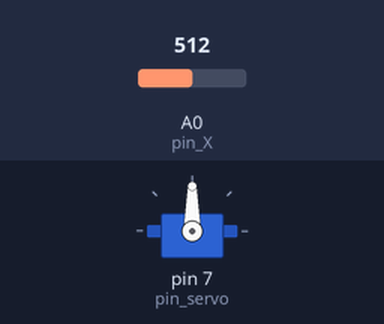
Recording of a sketch running on a simulated Arduino Uno, built with avr-gcc and run on an emulated ATmega328P. Shown: servo. The inputs (shaded band) are chosen by the test bench; at power-on: A0 (pin_X) = 512.

Above: at 1.2 s.
1.3 s: A0 (pin_X) set to 554
2.8 s: A0 (pin_X) set to 574
At 3.7 s:
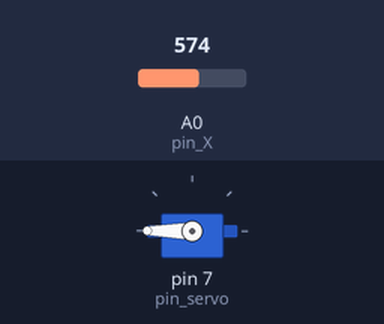
4.3 s: A0 (pin_X) set to 306
At 4.8 s:
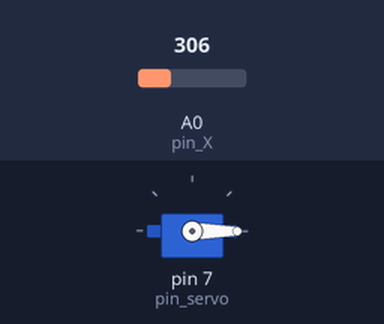
5.8 s: A0 (pin_X) set to 481
7.3 s: A0 (pin_X) set to 508
At 8.3 s:
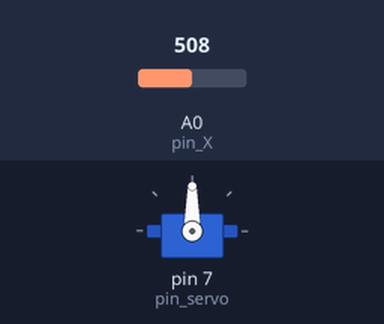
8.8 s: A0 (pin_X) set to 716
At 9.5 s:
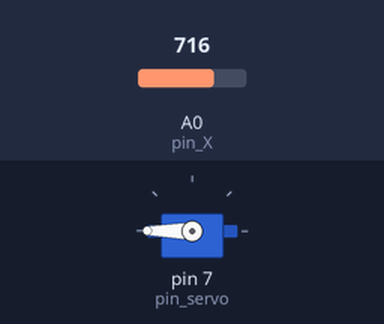
Timing chart, 0 to 11.3 s (numbered marks = the images above; inputs shaded):
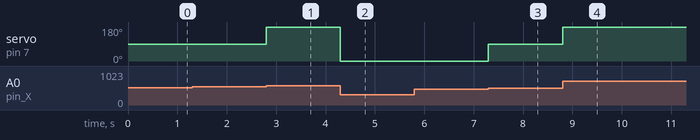

Measured:
- the behaviour switches between 560 and 561 on A0 (pin_X) (found by bisection; images 0 and 1)
- the behaviour switches between 499 and 500 on A0 (pin_X) (found by bisection; images 2 and 3)
- after the input at 1.3 s, every drawn part: stays the same
- after the input at 2.8 s, servo on pin 7 (pin_servo): 90° → 180° at once
- after the input at 4.3 s, servo on pin 7 (pin_servo): 180° → 0° at once
- after the input at 5.8 s, every drawn part: stays the same
- after the input at 7.3 s, servo on pin 7 (pin_servo): 0° → 90° at once
- after the input at 8.8 s, servo on pin 7 (pin_servo): 90° → 180° at once

The sketch:

Ejercicio4.1.ino
```cpp
/* Ejercicio4.1 - Actuador lineal teleoperado
  Ana Escobar Llamazares
  Alberto Freije Carballo
  Luis Carlos Hurlé Fleitas
*/
#include <Servo.h>
Servo servo;

int pin_servo = 7;
const int servo_valorMax_izq = 0;
const int servo_valorMax_der = 180;
const int servo_valor_detenerse = 90;

const int pin_X = A0;

const int valorX_bajo = 500;
const int valorX_alto = 560;

void setup() {

  Serial.begin(9600);
  servo.attach(pin_servo);

}

void loop() {

  int valorX = analogRead(pin_X);

  if(valorX < valorX_bajo){
    servo.write(servo_valorMax_izq);
  }else if(valorX > valorX_alto){
    servo.write(servo_valorMax_der);
  }else{
    servo.write(servo_valor_detenerse);
  }

}
```
